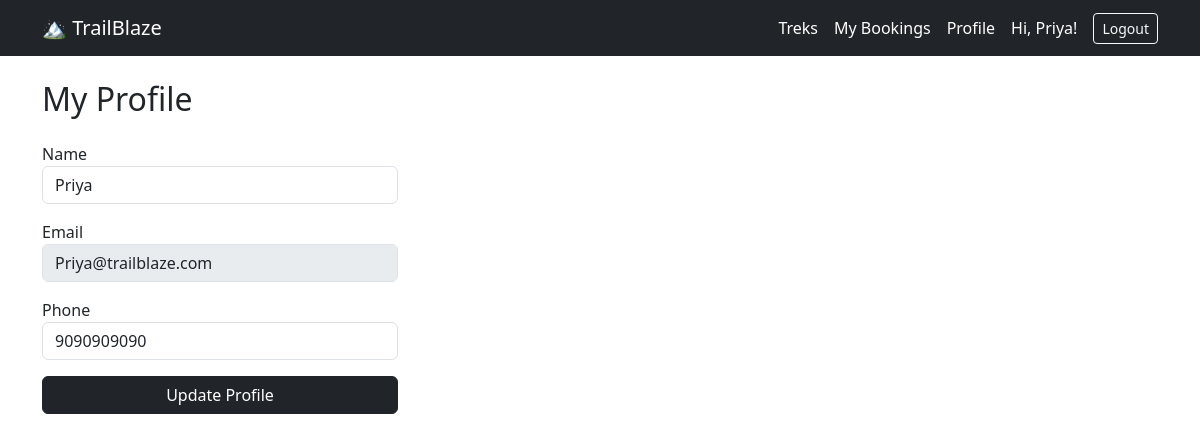
Page /user/profile (signed in) on the committed database.
### models.py (models this page shows)
class User(db.Model,UserMixin):
    __tablename__ = 'users'
    id = db.Column(db.Integer, primary_key=True)
    name = db.Column(db.String(100),nullable = False)
    email = db.Column(db.String(100),nullable = False, unique=True)
    password = db.Column(db.String(100),nullable = False)
    role = db.Column(db.String(20),nullable = False)
    status = db.Column(db.String(20),nullable = False, default='active')
    phone = db.Column(db.String(20),nullable = True)
    created_at = db.Column(db.DateTime, default=datetime.utcnow)

### routes/user.py (the view)
@user_bp.route('/profile', methods=['GET', 'POST'])
@login_required
@user_required
def profile():
    if request.method == 'POST':
        current_user.name = request.form.get('name')
        current_user.phone = request.form.get('phone')
        db.session.commit()
        print("Profile updated!")
        return redirect(url_for('user.profile'))
    return render_template('user/profile.html')

### app.py (called while the page is built)
@login_manager.user_loader
def load_user(user_id):
    return User.query.get(int(user_id))

### routes/user.py (called while the page is built)
def user_required(f):
    @wraps(f)
    def decorated_function(*args, **kwargs):
        if not current_user.is_authenticated or current_user.role != 'user':
            return redirect(url_for('auth.login'))
        if current_user.status == 'blacklisted':
            return redirect(url_for('auth.logout'))
        return f(*args, **kwargs)
    return decorated_function

### templates/user/profile.html
{% extends 'base.html' %}
{% block content %}
<h2 class="mb-4">My Profile</h2>
<div class="row">
    <div class="col-md-4">
        <form method="POST" action="{{ url_for('user.profile') }}">
            <div class="mb-3">
                <label>Name</label>
                <input type="text" name="name" class="form-control" value="{{ current_user.name }}" required>
            </div>
            <div class="mb-3">
                <label>Email</label>
                <input type="email" class="form-control" value="{{ current_user.email }}" disabled>
            </div>
            <div class="mb-3">
                <label>Phone</label>
                <input type="text" name="phone" class="form-control" value="{{ current_user.phone or '' }}">
            </div>
            <button type="submit" class="btn btn-dark w-100">Update Profile</button>
        </form>
    </div>
</div>
{% endblock %}

### templates/base.html (shortened to what this page needs)
<!DOCTYPE html>
<html lang="en">
<head>
    <link href="https://cdn.jsdelivr.net/npm/bootstrap@5.3.0/dist/css/bootstrap.min.css" rel="stylesheet">
</head>
<body>
<nav class="navbar navbar-expand-lg navbar-dark bg-dark">
    <div class="container">
        <a class="navbar-brand" href="#">🏔️ TrailBlaze</a>
        <div class="ms-auto d-flex align-items-center gap-3">
            {% if current_user.is_authenticated %}
                {% if current_user.role == 'admin' %}
                    <form method="GET" action="{{ url_for('admin.search') }}" class="d-flex me-3">
                        <input type="text" name="q" class="form-control form-control-sm me-2" placeholder="Search...">
                        <button type="submit" class="btn btn-outline-light btn-sm">Search</button>
                    </form>
                    <a href="{{ url_for('admin.dashboard') }}" class="text-white text-decoration-none">Dashboard</a>
                    <a href="{{ url_for('admin.treks') }}" class="text-white text-decoration-none">Treks</a>
                    <a href="{{ url_for('admin.staff') }}" class="text-white text-decoration-none">Staff</a>
                    <a href="{{ url_for('admin.users') }}" class="text-white text-decoration-none">Users</a>
                    <a href="{{ url_for('admin.bookings') }}" class="text-white text-decoration-none">Bookings</a>
                {% elif current_user.role == 'staff' %}
                    <a href="{{ url_for('staff.dashboard') }}" class="text-white text-decoration-none">Dashboard</a>
                    <a href="{{ url_for('staff.profile') }}" class="text-white text-decoration-none">Profile</a>
                {% elif current_user.role == 'user' %}
                    <a href="{{ url_for('user.dashboard') }}" class="text-white text-decoration-none">Treks</a>
                    <a href="{{ url_for('user.bookings') }}" class="text-white text-decoration-none">My Bookings</a>
                    <a href="{{ url_for('user.profile') }}" class="text-white text-decoration-none">Profile</a>
                {% endif %}
                <span class="text-white">Hi, {{ current_user.name }}!</span>
                <a href="{{ url_for('auth.logout') }}" class="btn btn-outline-light btn-sm">Logout</a>
            {% else %}
                <a href="{{ url_for('auth.login') }}" class="btn btn-outline-light btn-sm me-2">Login</a>
                <a href="{{ url_for('auth.register') }}" class="btn btn-light btn-sm">Register</a>
            {% endif %}
        </div>
    </div>
</nav>
<div class="container mt-4">
    {% block content %}{% endblock %}
</div>
</body>
</html>

### rows in the picture
User: name "Priya", email "Priya@trailblaze.com", phone "9090909090"
